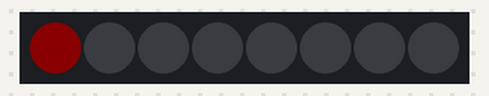
Recording of a sketch running on a simulated Arduino Uno, built with avr-gcc and run on an emulated ATmega328P. Shown: 8 RGB LEDs in strip order, left to right. Dim RGB values are drawn brighter than linear.

Above: at 0.05 s.
At 4.67 s:
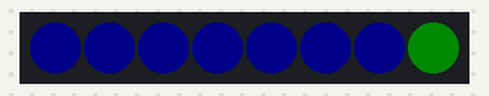
At 9.59 s:
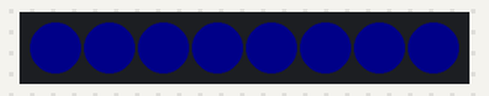
At 19.94 s:
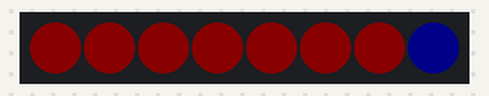
At 29.69 s:
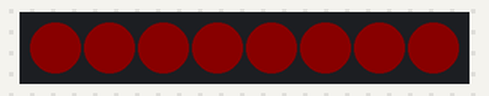
At 39.94 s:
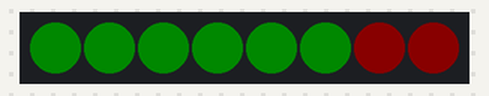
Timing chart, 0 to 40.0 s (numbered marks = the images above):
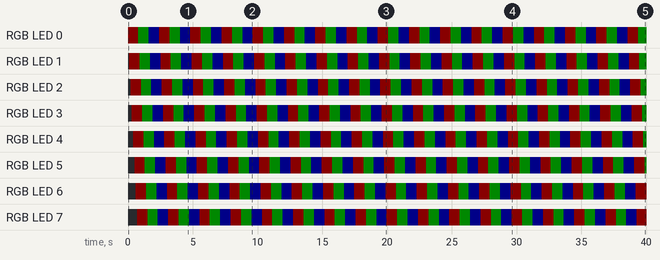

The sketch:

09c_Neopixel_RGB_animacja.ino
```cpp
#include <Adafruit_NeoPixel.h>
#define PIN 6 // Podłączenie do pin 6
#define NUM 8 // Ile diod ma nasz pasek
// Stworzenie instancji o nazwie pixels
Adafruit_NeoPixel pixels=Adafruit_NeoPixel(NUM,PIN,NEO_GRB+NEO_KHZ800);

void setup() {
  //Inicjalizacja biblioteki
  pixels.begin();
  //Ustawienie jasnosci na 10
  pixels.setBrightness(10);
}

void loop() {
  for (int i=0; i<NUM; i++){ // Kolor czerwony
    pixels.setPixelColor(i, 255, 0, 0);
    pixels.show();
    delay(100);
  }
  for (int i=0; i<NUM; i++){ // Kolor zielony
    pixels.setPixelColor(i, 0, 255, 0);
    pixels.show();
    delay(100);
  }
  for (int i=0; i<NUM; i++){ // Kolor niebieski
    pixels.setPixelColor(i, 0, 0, 255);
    pixels.show();
    delay(100);
  }
}
```

Measured:
- by itself, RGB LED 0–7: repeats every 2.4 s: RGB(0, 10, 0) 0.80 s, RGB(0, 0, 10) 0.80 s, RGB(10, 0, 0) 0.80 s
